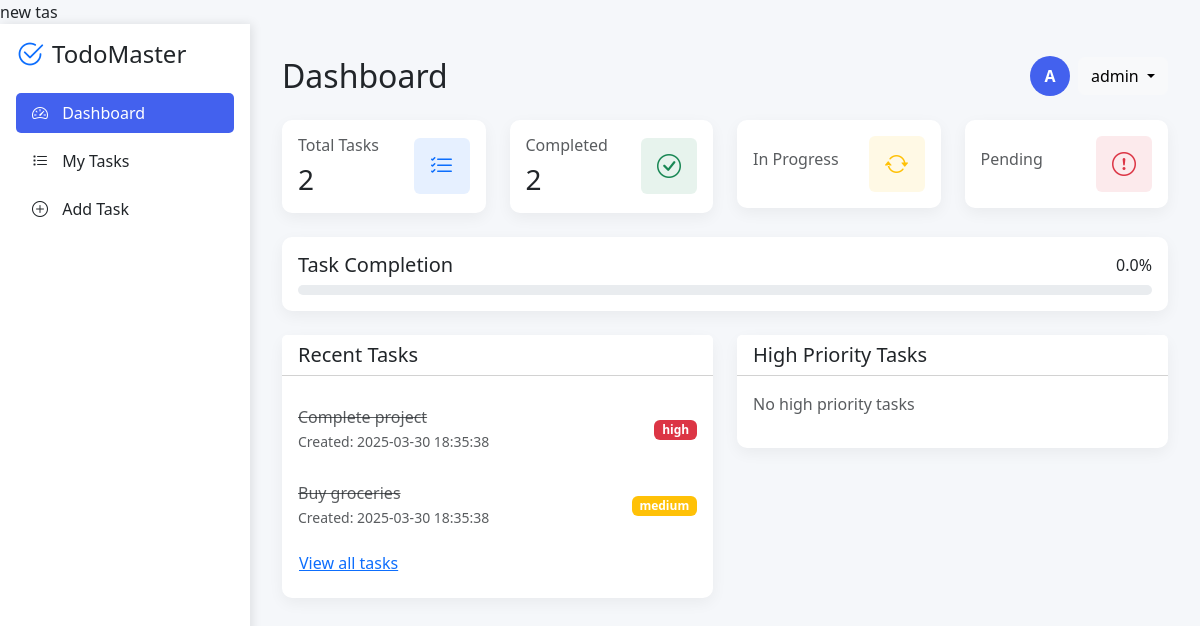
The app's page /dashboard (signed in) with its own data.
### tables this page shows
CREATE TABLE todos (
                id INTEGER PRIMARY KEY AUTOINCREMENT,
                user_id INTEGER NOT NULL,
                title TEXT NOT NULL,
                description TEXT,
                status TEXT DEFAULT 'pending',
                due_date DATE,
                priority TEXT DEFAULT 'medium',
                created_at TIMESTAMP DEFAULT CURRENT_TIMESTAMP,
                completed_at TIMESTAMP,
                FOREIGN KEY (user_id) REFERENCES users (id)
            );

### app.py (the view)
    def decorated_function(*args, **kwargs):
        if 'user_id' not in session:
            flash('Please log in to access this page.', 'danger')
            return redirect(url_for('login'))
        return f(*args, **kwargs)

### app.py (called while the page is built)
def get_db():
    conn = sqlite3.connect(app.config['DATABASE'])
    conn.row_factory = sqlite3.Row
    return conn

def login_required(f):
    def decorated_function(*args, **kwargs):
        if 'user_id' not in session:
            flash('Please log in to access this page.', 'danger')
            return redirect(url_for('login'))
        return f(*args, **kwargs)
    decorated_function.__name__ = f.__name__
    return decorated_function

### templates/dashboard.html (shortened to what this page needs)
new tas<!DOCTYPE html>
<html lang="en">
<head>
    <link href="https://cdn.jsdelivr.net/npm/bootstrap@5.3.0/dist/css/bootstrap.min.css" rel="stylesheet">
    <link rel="stylesheet" href="https://cdn.jsdelivr.net/npm/bootstrap-icons@1.10.0/font/bootstrap-icons.css">
</head>
<body>
    <div class="sidebar p-3">
        <div class="d-flex align-items-center mb-4">
            <div class="me-2">
                <i class="bi bi-check2-circle fs-3 text-primary"></i>
            </div>
            <h4 class="m-0">TodoMaster</h4>
        </div>
        <ul class="nav flex-column">
            <li class="nav-item">
                <a class="nav-link active" href="/dashboard">
                    <i class="bi bi-speedometer2"></i> Dashboard
                </a>
            </li>
            <li class="nav-item">
                <a class="nav-link" href="/todos/list">
                    <i class="bi bi-list-task"></i> My Tasks
                </a>
            </li>
            <li class="nav-item">
                <a class="nav-link" href="/todos/add">
                    <i class="bi bi-plus-circle"></i> Add Task
                </a>
        </ul>
    </div>
    <div class="main-content">
        <div class="d-flex justify-content-between align-items-center mb-4">
            <h2 class="mb-0">Dashboard</h2>
            <div class="d-flex align-items-center">
                <div class="user-avatar me-2">
                    {{ session['username'][0].upper() }}
                </div>
                <div class="dropdown">
                    <button class="btn btn-light dropdown-toggle" type="button" id="userDropdown" data-bs-toggle="dropdown">
                        {{ session['username'] }}
                    </button>
                </div>
            </div>
        </div>
        <div class="row mb-4">
            <div class="col-md-3">
                <div class="card bg-white p-3">
                    <div class="d-flex justify-content-between align-items-center">
                        <div>
                            <h6 class="text-muted mb-2">Total Tasks</h6>
                            <h3 class="mb-0">
                                {{ status_counts|sum(attribute='count') }}
                            </h3>
                        </div>
                        <div class="bg-primary bg-opacity-10 p-3 rounded">
                            <i class="bi bi-list-check fs-4 text-primary"></i>
                        </div>
                    </div>
                </div>
            </div>
            <div class="col-md-3">
                <div class="card bg-white p-3">
                    <div class="d-flex justify-content-between align-items-center">
                        <div>
                            <h6 class="text-muted mb-2">Completed</h6>
                            <h3 class="mb-0">
                                {% for status in status_counts %}
                                    {% if status['status'] == 'completed' %}
                                        {{ status['count'] }}
                                    {% endif %}
                                {% endfor %}
                            </h3>
                        </div>
                        <div class="bg-success bg-opacity-10 p-3 rounded">
                            <i class="bi bi-check-circle fs-4 text-success"></i>
                        </div>
                    </div>
                </div>
            </div>
            <div class="col-md-3">
                <div class="card bg-white p-3">
                    <div class="d-flex justify-content-between align-items-center">
                        <div>
                            <h6 class="text-muted mb-2">In Progress</h6>
                        </div>
                        <div class="bg-warning bg-opacity-10 p-3 rounded">
                            <i class="bi bi-arrow-repeat fs-4 text-warning"></i>
                        </div>
                    </div>
                </div>
            </div>
            <div class="col-md-3">
                <div class="card bg-white p-3">
                    <div class="d-flex justify-content-between align-items-center">
                        <div>
                            <h6 class="text-muted mb-2">Pending</h6>
                        </div>
                        <div class="bg-danger bg-opacity-10 p-3 rounded">
                            <i class="bi bi-exclamation-circle fs-4 text-danger"></i>
                        </div>
                    </div>
                </div>
            </div>
        </div>
        <div class="card mb-4 p-3">
            <div class="d-flex justify-content-between mb-2">
                <h5 class="mb-0">Task Completion</h5>
                <span>
                    {% set total = status_counts|sum(attribute='count') %}
                    {% set completed = 0 %}
                    {% for status in status_counts %}
                        {% if status['status'] == 'completed' %}
                            {% set completed = status['count'] %}
                        {% endif %}
                    {% endfor %}
                    {{ ((completed / total) * 100 if total > 0 else 0)|round(1) }}%
                </span>
            </div>
            <div class="progress">
            </div>
        </div>
        <div class="row">
            <div class="col-md-6">
                <div class="card mb-4">
                    <div class="card-header bg-white">
                        <h5 class="mb-0">Recent Tasks</h5>
                    </div>
                    <div class="card-body">
                        {% if recent_todos %}
                            <div class="list-group list-group-flush">
                                {% for todo in recent_todos %}
                                    <div class="list-group-item border-0 px-0 py-3 d-flex align-items-center justify-content-between">
                                        <div>
                                            <h6 class="mb-1 {% if todo['status'] == 'completed' %}text-decoration-line-through text-muted{% endif %}">
                                                {{ todo['title'] }}
                                            </h6>
                                            <small class="text-muted">
                                                Created: {{ todo['created_at'] }}
                                            </small>
                                        </div>
                                        <span class="badge {% if todo['priority'] == 'high' %}bg-danger{% elif todo['priority'] == 'medium' %}bg-warning{% else %}bg-success{% endif %}">
                                            {{ todo['priority'] }}
                                        </span>
                                    </div>
                                {% endfor %}
                            </div>
                            <a href="/todos/list" class="btn btn-link ps-0">View all tasks</a>
                        {% else %}
                            <p class="text-muted">No recent tasks found</p>
                        {% endif %}
                    </div>
                </div>
            </div>
            <div class="col-md-6">
                <div class="card mb-4">
                    <div class="card-header bg-white">
                        <h5 class="mb-0">High Priority Tasks</h5>
                    </div>
                    <div class="card-body">
                        {% if high_priority %}
                            <div class="list-group list-group-flush">
                                {% for todo in high_priority %}
                                    <a href="/todos/{{ todo['id'] }}/edit" class="list-group-item list-group-item-action border-0 px-0 py-3">
                                        <div class="d-flex align-items-center justify-content-between">
                                            <div>
                                                <h6 class="mb-1">{{ todo['title'] }}</h6>
                                                {% if todo['due_date'] %}
                                                    <small class="text-muted">
                                                        Due: {{ todo['due_date'] }}
                                                    </small>
                                                {% endif %}
                                            </div>
                                            <span class="badge bg-danger">High</span>
                                        </div>
                                    </a>
                                {% endfor %}
                            </div>
                        {% else %}
                            <p class="text-muted">No high priority tasks</p>
                        {% endif %}
                    </div>
                </div>
            </div>
        </div>
    </div>
</body>
</html>

### templates/dashboard.html (style rules this page uses)
:root { --primary: #4361ee; --secondary: #3f37c9; --accent: #4895ef; --light: #f8f9fa; --dark: #212529; --success: #4cc9f0; --danger: #f72585; --warning: #f8961e; }
body { background-color: #f5f7fa; }
.sidebar { background: white; height: 100vh; box-shadow: 2px 0 10px rgba(0,0,0,0.1); position: fixed; width: 250px; }
.main-content { margin-left: 250px; padding: 2rem; }
.card { border: none; border-radius: 10px; box-shadow: 0 5px 15px rgba(0,0,0,0.05); transition: transform 0.3s ease; }
.progress { height: 10px; }
.nav-link { color: var(--dark); border-radius: 5px; margin-bottom: 0.5rem; }
.nav-link.active, .nav-link:hover { background-color: var(--primary); color: white; }
.nav-link i { margin-right: 10px; }
.user-avatar { width: 40px; height: 40px; border-radius: 50%; background-color: var(--primary); color: white; display: flex; align-items: center; justify-content: center; font-weight: bold; }

### records on screen
todos: title "Complete project", created_at "2025-03-30 18:35:38", priority "high"
todos: title "Buy groceries", created_at "2025-03-30 18:35:38", priority "medium"

### other values on screen
{{ session['username'][0].upper() }} "A"
{{ session['username'] }} "admin"
{{ status_counts|sum(attribute='count') }} "2"
{{ status['count'] }} "2"
{{ ((completed / total) * 100 if total > 0 else 0)|round(1) }} "0.0"
